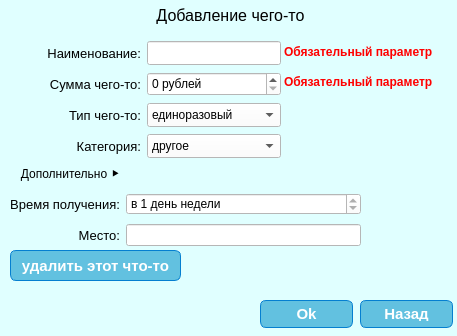
<?xml version="1.0" encoding="UTF-8"?>
<ui version="4.0">
 <class>Form</class>
 <widget class="QWidget" name="Form">
  <property name="geometry">
   <rect>
    <x>0</x>
    <y>0</y>
    <width>457</width>
    <height>336</height>
   </rect>
  </property>
  <property name="windowTitle">
   <string>Добавление</string>
  </property>
  <property name="styleSheet">
   <string notr="true">background-color: #E0FFFF;</string>
  </property>
  <widget class="QLabel" name="title">
   <property name="geometry">
    <rect>
     <x>10</x>
     <y>0</y>
     <width>441</width>
     <height>31</height>
    </rect>
   </property>
   <property name="font">
    <font>
     <pointsize>12</pointsize>
    </font>
   </property>
   <property name="text">
    <string>Добавление чего-то</string>
   </property>
   <property name="alignment">
    <set>Qt::AlignCenter</set>
   </property>
  </widget>
  <widget class="QWidget" name="gridLayoutWidget">
   <property name="geometry">
    <rect>
     <x>10</x>
     <y>40</y>
     <width>271</width>
     <height>121</height>
    </rect>
   </property>
   <layout class="QGridLayout" name="gridLayout">
    <item row="2" column="1">
     <widget class="QComboBox" name="type">
      <property name="maximumSize">
       <size>
        <width>134</width>
        <height>24</height>
       </size>
      </property>
      <property name="styleSheet">
       <string notr="true">background-color: #FFFFFF;</string>
      </property>
      <item>
       <property name="text">
        <string>единоразовый</string>
       </property>
      </item>
      <item>
       <property name="text">
        <string>ежедневный</string>
       </property>
      </item>
      <item>
       <property name="text">
        <string>еженедельный</string>
       </property>
      </item>
      <item>
       <property name="text">
        <string>ежемесячный</string>
       </property>
      </item>
      <item>
       <property name="text">
        <string>ежегодный</string>
       </property>
      </item>
     </widget>
    </item>
    <item row="0" column="1">
     <widget class="QLineEdit" name="name">
      <property name="maximumSize">
       <size>
        <width>134</width>
        <height>24</height>
       </size>
      </property>
      <property name="styleSheet">
       <string notr="true">background-color: #FFFFFF;</string>
      </property>
     </widget>
    </item>
    <item row="2" column="0">
     <widget class="QLabel" name="type_label">
      <property name="font">
       <font>
        <pointsize>10</pointsize>
       </font>
      </property>
      <property name="text">
       <string>Тип чего-то:</string>
      </property>
      <property name="alignment">
       <set>Qt::AlignRight|Qt::AlignTrailing|Qt::AlignVCenter</set>
      </property>
     </widget>
    </item>
    <item row="0" column="0">
     <widget class="QLabel" name="label_5">
      <property name="font">
       <font>
        <pointsize>10</pointsize>
       </font>
      </property>
      <property name="text">
       <string>Наименование:</string>
      </property>
      <property name="alignment">
       <set>Qt::AlignRight|Qt::AlignTrailing|Qt::AlignVCenter</set>
      </property>
     </widget>
    </item>
    <item row="1" column="1">
     <widget class="QSpinBox" name="item_sum">
      <property name="enabled">
       <bool>true</bool>
      </property>
      <property name="maximumSize">
       <size>
        <width>134</width>
        <height>24</height>
       </size>
      </property>
      <property name="styleSheet">
       <string notr="true">background-color: #FFFFFF;</string>
      </property>
      <property name="suffix">
       <string> рублей</string>
      </property>
      <property name="maximum">
       <number>999999999</number>
      </property>
     </widget>
    </item>
    <item row="1" column="0">
     <widget class="QLabel" name="sum_label">
      <property name="font">
       <font>
        <pointsize>10</pointsize>
       </font>
      </property>
      <property name="text">
       <string>Сумма чего-то:</string>
      </property>
      <property name="alignment">
       <set>Qt::AlignRight|Qt::AlignTrailing|Qt::AlignVCenter</set>
      </property>
     </widget>
    </item>
    <item row="3" column="0">
     <widget class="QLabel" name="category_label">
      <property name="font">
       <font>
        <pointsize>10</pointsize>
       </font>
      </property>
      <property name="text">
       <string>Категория:</string>
      </property>
      <property name="alignment">
       <set>Qt::AlignRight|Qt::AlignTrailing|Qt::AlignVCenter</set>
      </property>
     </widget>
    </item>
    <item row="3" column="1">
     <widget class="QComboBox" name="category">
      <property name="maximumSize">
       <size>
        <width>134</width>
        <height>24</height>
       </size>
      </property>
      <property name="styleSheet">
       <string notr="true">background-color: #FFFFFF;</string>
      </property>
      <item>
       <property name="text">
        <string>другое</string>
       </property>
      </item>
      <item>
       <property name="text">
        <string>еда</string>
       </property>
      </item>
      <item>
       <property name="text">
        <string>одежда</string>
       </property>
      </item>
      <item>
       <property name="text">
        <string>электроника</string>
       </property>
      </item>
     </widget>
    </item>
   </layout>
  </widget>
  <widget class="QPushButton" name="addition_button">
   <property name="geometry">
    <rect>
     <x>10</x>
     <y>160</y>
     <width>121</width>
     <height>28</height>
    </rect>
   </property>
   <property name="text">
    <string>Дополнительно ⯈</string>
   </property>
   <property name="checkable">
    <bool>true</bool>
   </property>
   <property name="checked">
    <bool>false</bool>
   </property>
   <property name="autoRepeat">
    <bool>false</bool>
   </property>
   <property name="autoExclusive">
    <bool>false</bool>
   </property>
   <property name="default">
    <bool>false</bool>
   </property>
   <property name="flat">
    <bool>true</bool>
   </property>
  </widget>
  <widget class="QStackedWidget" name="stack">
   <property name="geometry">
    <rect>
     <x>10</x>
     <y>190</y>
     <width>391</width>
     <height>71</height>
    </rect>
   </property>
   <property name="currentIndex">
    <number>2</number>
   </property>
   <widget class="QWidget" name="page">
    <widget class="QLabel" name="label_6">
     <property name="geometry">
      <rect>
       <x>10</x>
       <y>90</y>
       <width>55</width>
       <height>16</height>
      </rect>
     </property>
     <property name="text">
      <string>0</string>
     </property>
    </widget>
    <widget class="QWidget" name="gridLayoutWidget_2">
     <property name="geometry">
      <rect>
       <x>0</x>
       <y>0</y>
       <width>351</width>
       <height>61</height>
      </rect>
     </property>
     <layout class="QGridLayout" name="gridLayout_2">
      <item row="0" column="0">
       <widget class="QLabel" name="time_label_0">
        <property name="font">
         <font>
          <family>MS Shell Dlg 2</family>
          <pointsize>10</pointsize>
         </font>
        </property>
        <property name="text">
         <string>Время получения:</string>
        </property>
        <property name="alignment">
         <set>Qt::AlignRight|Qt::AlignTrailing|Qt::AlignVCenter</set>
        </property>
       </widget>
      </item>
      <item row="1" column="0">
       <widget class="QLabel" name="label_7">
        <property name="font">
         <font>
          <pointsize>10</pointsize>
         </font>
        </property>
        <property name="text">
         <string>Место:</string>
        </property>
        <property name="alignment">
         <set>Qt::AlignRight|Qt::AlignTrailing|Qt::AlignVCenter</set>
        </property>
       </widget>
      </item>
      <item row="1" column="1">
       <widget class="QLineEdit" name="place_0">
        <property name="styleSheet">
         <string notr="true">background-color: #FFFFFF;</string>
        </property>
       </widget>
      </item>
      <item row="0" column="1">
       <widget class="QDateTimeEdit" name="time_0">
        <property name="styleSheet">
         <string notr="true">background-color: #FFFFFF;</string>
        </property>
        <property name="displayFormat">
         <string>dd.MM.yyyy</string>
        </property>
       </widget>
      </item>
     </layout>
    </widget>
   </widget>
   <widget class="QWidget" name="page_1">
    <widget class="QLabel" name="label_11">
     <property name="geometry">
      <rect>
       <x>10</x>
       <y>90</y>
       <width>55</width>
       <height>16</height>
      </rect>
     </property>
     <property name="text">
      <string>1</string>
     </property>
    </widget>
    <widget class="QWidget" name="gridLayoutWidget_4">
     <property name="geometry">
      <rect>
       <x>0</x>
       <y>0</y>
       <width>351</width>
       <height>61</height>
      </rect>
     </property>
     <layout class="QGridLayout" name="gridLayout_4">
      <item row="0" column="0">
       <widget class="QLabel" name="time_label_1">
        <property name="font">
         <font>
          <family>MS Shell Dlg 2</family>
          <pointsize>10</pointsize>
         </font>
        </property>
        <property name="text">
         <string>Время получения:</string>
        </property>
        <property name="alignment">
         <set>Qt::AlignRight|Qt::AlignTrailing|Qt::AlignVCenter</set>
        </property>
       </widget>
      </item>
      <item row="1" column="1">
       <widget class="QLineEdit" name="place_1">
        <property name="styleSheet">
         <string notr="true">background-color: #FFFFFF;</string>
        </property>
       </widget>
      </item>
      <item row="1" column="0">
       <widget class="QLabel" name="label_14">
        <property name="font">
         <font>
          <pointsize>10</pointsize>
         </font>
        </property>
        <property name="text">
         <string>Место:</string>
        </property>
        <property name="alignment">
         <set>Qt::AlignRight|Qt::AlignTrailing|Qt::AlignVCenter</set>
        </property>
       </widget>
      </item>
      <item row="0" column="1">
       <widget class="QDateTimeEdit" name="time_1">
        <property name="styleSheet">
         <string notr="true">background-color: #FFFFFF;</string>
        </property>
        <property name="displayFormat">
         <string>каждый день с yyyy</string>
        </property>
       </widget>
      </item>
     </layout>
    </widget>
   </widget>
   <widget class="QWidget" name="page_2">
    <widget class="QLabel" name="label_19">
     <property name="geometry">
      <rect>
       <x>10</x>
       <y>90</y>
       <width>55</width>
       <height>16</height>
      </rect>
     </property>
     <property name="text">
      <string>2</string>
     </property>
    </widget>
    <widget class="QWidget" name="gridLayoutWidget_5">
     <property name="geometry">
      <rect>
       <x>0</x>
       <y>0</y>
       <width>351</width>
       <height>61</height>
      </rect>
     </property>
     <layout class="QGridLayout" name="gridLayout_5">
      <item row="1" column="0">
       <widget class="QLabel" name="label_17">
        <property name="font">
         <font>
          <pointsize>10</pointsize>
         </font>
        </property>
        <property name="text">
         <string>Место:</string>
        </property>
        <property name="alignment">
         <set>Qt::AlignRight|Qt::AlignTrailing|Qt::AlignVCenter</set>
        </property>
       </widget>
      </item>
      <item row="1" column="1">
       <widget class="QLineEdit" name="place_2">
        <property name="styleSheet">
         <string notr="true">background-color: #FFFFFF;</string>
        </property>
       </widget>
      </item>
      <item row="0" column="0">
       <widget class="QLabel" name="time_label_2">
        <property name="font">
         <font>
          <family>MS Shell Dlg 2</family>
          <pointsize>10</pointsize>
         </font>
        </property>
        <property name="text">
         <string>Время получения:</string>
        </property>
        <property name="alignment">
         <set>Qt::AlignRight|Qt::AlignTrailing|Qt::AlignVCenter</set>
        </property>
       </widget>
      </item>
      <item row="0" column="1">
       <widget class="QDateTimeEdit" name="time_2">
        <property name="styleSheet">
         <string notr="true">background-color: #FFFFFF;</string>
        </property>
        <property name="dateTime">
         <datetime>
          <hour>0</hour>
          <minute>0</minute>
          <second>0</second>
          <year>2000</year>
          <month>1</month>
          <day>1</day>
         </datetime>
        </property>
        <property name="maximumDate">
         <date>
          <year>9999</year>
          <month>7</month>
          <day>31</day>
         </date>
        </property>
        <property name="minimumDate">
         <date>
          <year>2000</year>
          <month>1</month>
          <day>1</day>
         </date>
        </property>
        <property name="currentSection">
         <enum>QDateTimeEdit::NoSection</enum>
        </property>
        <property name="displayFormat">
         <string>в d день недели</string>
        </property>
        <property name="currentSectionIndex">
         <number>-2</number>
        </property>
       </widget>
      </item>
     </layout>
    </widget>
   </widget>
   <widget class="QWidget" name="page_3">
    <widget class="QLabel" name="label_22">
     <property name="geometry">
      <rect>
       <x>10</x>
       <y>90</y>
       <width>55</width>
       <height>16</height>
      </rect>
     </property>
     <property name="text">
      <string>3</string>
     </property>
    </widget>
    <widget class="QWidget" name="gridLayoutWidget_7">
     <property name="geometry">
      <rect>
       <x>0</x>
       <y>0</y>
       <width>351</width>
       <height>61</height>
      </rect>
     </property>
     <layout class="QGridLayout" name="gridLayout_7">
      <item row="1" column="0">
       <widget class="QLabel" name="label_23">
        <property name="font">
         <font>
          <pointsize>10</pointsize>
         </font>
        </property>
        <property name="text">
         <string>Место:</string>
        </property>
        <property name="alignment">
         <set>Qt::AlignRight|Qt::AlignTrailing|Qt::AlignVCenter</set>
        </property>
       </widget>
      </item>
      <item row="1" column="1">
       <widget class="QLineEdit" name="place_3">
        <property name="styleSheet">
         <string notr="true">background-color: #FFFFFF;</string>
        </property>
       </widget>
      </item>
      <item row="0" column="0">
       <widget class="QLabel" name="time_label_3">
        <property name="font">
         <font>
          <family>MS Shell Dlg 2</family>
          <pointsize>10</pointsize>
         </font>
        </property>
        <property name="text">
         <string>Время получения:</string>
        </property>
        <property name="alignment">
         <set>Qt::AlignRight|Qt::AlignTrailing|Qt::AlignVCenter</set>
        </property>
       </widget>
      </item>
      <item row="0" column="1">
       <widget class="QDateTimeEdit" name="time_3">
        <property name="styleSheet">
         <string notr="true">background-color: #FFFFFF;</string>
        </property>
        <property name="dateTime">
         <datetime>
          <hour>0</hour>
          <minute>0</minute>
          <second>0</second>
          <year>2000</year>
          <month>1</month>
          <day>1</day>
         </datetime>
        </property>
        <property name="minimumDate">
         <date>
          <year>2000</year>
          <month>1</month>
          <day>1</day>
         </date>
        </property>
        <property name="currentSection">
         <enum>QDateTimeEdit::DaySection</enum>
        </property>
        <property name="displayFormat">
         <string>dd числа каждого месяца</string>
        </property>
        <property name="currentSectionIndex">
         <number>0</number>
        </property>
       </widget>
      </item>
     </layout>
    </widget>
   </widget>
   <widget class="QWidget" name="page_4">
    <widget class="QWidget" name="gridLayoutWidget_8">
     <property name="geometry">
      <rect>
       <x>0</x>
       <y>0</y>
       <width>351</width>
       <height>61</height>
      </rect>
     </property>
     <layout class="QGridLayout" name="gridLayout_8">
      <item row="1" column="0">
       <widget class="QLabel" name="label_25">
        <property name="font">
         <font>
          <pointsize>10</pointsize>
         </font>
        </property>
        <property name="text">
         <string>Место:</string>
        </property>
        <property name="alignment">
         <set>Qt::AlignRight|Qt::AlignTrailing|Qt::AlignVCenter</set>
        </property>
       </widget>
      </item>
      <item row="1" column="1">
       <widget class="QLineEdit" name="place_4">
        <property name="styleSheet">
         <string notr="true">background-color: #FFFFFF;</string>
        </property>
       </widget>
      </item>
      <item row="0" column="0">
       <widget class="QLabel" name="time_label_4">
        <property name="font">
         <font>
          <family>MS Shell Dlg 2</family>
          <pointsize>10</pointsize>
         </font>
        </property>
        <property name="text">
         <string>Время получения:</string>
        </property>
        <property name="alignment">
         <set>Qt::AlignRight|Qt::AlignTrailing|Qt::AlignVCenter</set>
        </property>
       </widget>
      </item>
      <item row="0" column="1">
       <widget class="QDateTimeEdit" name="time_4">
        <property name="styleSheet">
         <string notr="true">background-color: #FFFFFF;</string>
        </property>
        <property name="dateTime">
         <datetime>
          <hour>0</hour>
          <minute>0</minute>
          <second>0</second>
          <year>2000</year>
          <month>1</month>
          <day>1</day>
         </datetime>
        </property>
        <property name="minimumDate">
         <date>
          <year>2000</year>
          <month>1</month>
          <day>1</day>
         </date>
        </property>
        <property name="currentSection">
         <enum>QDateTimeEdit::DaySection</enum>
        </property>
        <property name="displayFormat">
         <string>dd.MM каждого года</string>
        </property>
        <property name="currentSectionIndex">
         <number>0</number>
        </property>
       </widget>
      </item>
     </layout>
    </widget>
   </widget>
  </widget>
  <widget class="QLabel" name="label_16">
   <property name="geometry">
    <rect>
     <x>510</x>
     <y>380</y>
     <width>101</width>
     <height>24</height>
    </rect>
   </property>
   <property name="font">
    <font>
     <pointsize>10</pointsize>
    </font>
   </property>
   <property name="text">
    <string>каждый день</string>
   </property>
  </widget>
  <widget class="QPushButton" name="ok">
   <property name="geometry">
    <rect>
     <x>260</x>
     <y>300</y>
     <width>93</width>
     <height>28</height>
    </rect>
   </property>
   <property name="styleSheet">
    <string notr="true">#ok {
	background:linear-gradient(to bottom, #62c1e0 5%, #019ad2 100%);
	background-color:#62c1e0;
	border-radius:6px;
	border:1px solid #057fd0;
	color:#ffffff;
	font-family:Arial;
	font-size:15px;
	font-weight:bold;
	padding:6px 6px;
	text-decoration:none;
}
#ok:hover {
	background:linear-gradient(to bottom, #019ad2 5%, #62c1e0 100%);
	background-color:#019ad2;
}
#ok:active {
	position:relative;
	top:1px;
}
</string>
   </property>
   <property name="text">
    <string>Ok</string>
   </property>
  </widget>
  <widget class="QPushButton" name="back">
   <property name="geometry">
    <rect>
     <x>360</x>
     <y>300</y>
     <width>93</width>
     <height>28</height>
    </rect>
   </property>
   <property name="styleSheet">
    <string notr="true">#back {
	background:linear-gradient(to bottom, #62c1e0 5%, #019ad2 100%);
	background-color:#62c1e0;
	border-radius:6px;
	border:1px solid #057fd0;
	color:#ffffff;
	font-family:Arial;
	font-size:15px;
	font-weight:bold;
	padding:6px 6px;
	text-decoration:none;
}
#back:hover {
	background:linear-gradient(to bottom, #019ad2 5%, #62c1e0 100%);
	background-color:#019ad2;
}
#backt:active {
	position:relative;
	top:1px;
}
</string>
   </property>
   <property name="text">
    <string>Назад</string>
   </property>
  </widget>
  <widget class="QPushButton" name="delete_button">
   <property name="geometry">
    <rect>
     <x>10</x>
     <y>250</y>
     <width>171</width>
     <height>31</height>
    </rect>
   </property>
   <property name="styleSheet">
    <string notr="true">#delete_button {
	background:linear-gradient(to bottom, #62c1e0 5%, #019ad2 100%);
	background-color:#62c1e0;
	border-radius:6px;
	border:1px solid #057fd0;
	color:#ffffff;
	font-family:Arial;
	font-size:15px;
	font-weight:bold;
	padding:6px 6px;
	text-decoration:none;
}
#delete_buttont:hover {
	background:linear-gradient(to bottom, #019ad2 5%, #62c1e0 100%);
	background-color:#019ad2;
}
#delete_button:active {
	position:relative;
	top:1px;
}
</string>
   </property>
   <property name="text">
    <string>удалить этот что-то</string>
   </property>
  </widget>
  <widget class="QLabel" name="name_error_label">
   <property name="enabled">
    <bool>true</bool>
   </property>
   <property name="geometry">
    <rect>
     <x>284</x>
     <y>40</y>
     <width>166</width>
     <height>24</height>
    </rect>
   </property>
   <property name="palette">
    <palette>
     <active>
      <colorrole role="WindowText">
       <brush brushstyle="SolidPattern">
        <color alpha="255">
         <red>255</red>
         <green>0</green>
         <blue>0</blue>
        </color>
       </brush>
      </colorrole>
      <colorrole role="Button">
       <brush brushstyle="SolidPattern">
        <color alpha="255">
         <red>224</red>
         <green>255</green>
         <blue>255</blue>
        </color>
       </brush>
      </colorrole>
      <colorrole role="Base">
       <brush brushstyle="SolidPattern">
        <color alpha="255">
         <red>224</red>
         <green>255</green>
         <blue>255</blue>
        </color>
       </brush>
      </colorrole>
      <colorrole role="Window">
       <brush brushstyle="SolidPattern">
        <color alpha="255">
         <red>224</red>
         <green>255</green>
         <blue>255</blue>
        </color>
       </brush>
      </colorrole>
     </active>
     <inactive>
      <colorrole role="WindowText">
       <brush brushstyle="SolidPattern">
        <color alpha="255">
         <red>255</red>
         <green>0</green>
         <blue>0</blue>
        </color>
       </brush>
      </colorrole>
      <colorrole role="Button">
       <brush brushstyle="SolidPattern">
        <color alpha="255">
         <red>224</red>
         <green>255</green>
         <blue>255</blue>
        </color>
       </brush>
      </colorrole>
      <colorrole role="Base">
       <brush brushstyle="SolidPattern">
        <color alpha="255">
         <red>224</red>
         <green>255</green>
         <blue>255</blue>
        </color>
       </brush>
      </colorrole>
      <colorrole role="Window">
       <brush brushstyle="SolidPattern">
        <color alpha="255">
         <red>224</red>
         <green>255</green>
         <blue>255</blue>
        </color>
       </brush>
      </colorrole>
     </inactive>
     <disabled>
      <colorrole role="WindowText">
       <brush brushstyle="SolidPattern">
        <color alpha="255">
         <red>120</red>
         <green>120</green>
         <blue>120</blue>
        </color>
       </brush>
      </colorrole>
      <colorrole role="Button">
       <brush brushstyle="SolidPattern">
        <color alpha="255">
         <red>224</red>
         <green>255</green>
         <blue>255</blue>
        </color>
       </brush>
      </colorrole>
      <colorrole role="Base">
       <brush brushstyle="SolidPattern">
        <color alpha="255">
         <red>224</red>
         <green>255</green>
         <blue>255</blue>
        </color>
       </brush>
      </colorrole>
      <colorrole role="Window">
       <brush brushstyle="SolidPattern">
        <color alpha="255">
         <red>224</red>
         <green>255</green>
         <blue>255</blue>
        </color>
       </brush>
      </colorrole>
     </disabled>
    </palette>
   </property>
   <property name="font">
    <font>
     <weight>75</weight>
     <bold>true</bold>
    </font>
   </property>
   <property name="styleSheet">
    <string notr="true"/>
   </property>
   <property name="text">
    <string>Обязательный параметр</string>
   </property>
  </widget>
  <widget class="QLabel" name="sum_error_label">
   <property name="enabled">
    <bool>true</bool>
   </property>
   <property name="geometry">
    <rect>
     <x>284</x>
     <y>70</y>
     <width>166</width>
     <height>24</height>
    </rect>
   </property>
   <property name="palette">
    <palette>
     <active>
      <colorrole role="WindowText">
       <brush brushstyle="SolidPattern">
        <color alpha="255">
         <red>255</red>
         <green>0</green>
         <blue>0</blue>
        </color>
       </brush>
      </colorrole>
      <colorrole role="Button">
       <brush brushstyle="SolidPattern">
        <color alpha="255">
         <red>224</red>
         <green>255</green>
         <blue>255</blue>
        </color>
       </brush>
      </colorrole>
      <colorrole role="Base">
       <brush brushstyle="SolidPattern">
        <color alpha="255">
         <red>224</red>
         <green>255</green>
         <blue>255</blue>
        </color>
       </brush>
      </colorrole>
      <colorrole role="Window">
       <brush brushstyle="SolidPattern">
        <color alpha="255">
         <red>224</red>
         <green>255</green>
         <blue>255</blue>
        </color>
       </brush>
      </colorrole>
     </active>
     <inactive>
      <colorrole role="WindowText">
       <brush brushstyle="SolidPattern">
        <color alpha="255">
         <red>255</red>
         <green>0</green>
         <blue>0</blue>
        </color>
       </brush>
      </colorrole>
      <colorrole role="Button">
       <brush brushstyle="SolidPattern">
        <color alpha="255">
         <red>224</red>
         <green>255</green>
         <blue>255</blue>
        </color>
       </brush>
      </colorrole>
      <colorrole role="Base">
       <brush brushstyle="SolidPattern">
        <color alpha="255">
         <red>224</red>
         <green>255</green>
         <blue>255</blue>
        </color>
       </brush>
      </colorrole>
      <colorrole role="Window">
       <brush brushstyle="SolidPattern">
        <color alpha="255">
         <red>224</red>
         <green>255</green>
         <blue>255</blue>
        </color>
       </brush>
      </colorrole>
     </inactive>
     <disabled>
      <colorrole role="WindowText">
       <brush brushstyle="SolidPattern">
        <color alpha="255">
         <red>120</red>
         <green>120</green>
         <blue>120</blue>
        </color>
       </brush>
      </colorrole>
      <colorrole role="Button">
       <brush brushstyle="SolidPattern">
        <color alpha="255">
         <red>224</red>
         <green>255</green>
         <blue>255</blue>
        </color>
       </brush>
      </colorrole>
      <colorrole role="Base">
       <brush brushstyle="SolidPattern">
        <color alpha="255">
         <red>224</red>
         <green>255</green>
         <blue>255</blue>
        </color>
       </brush>
      </colorrole>
      <colorrole role="Window">
       <brush brushstyle="SolidPattern">
        <color alpha="255">
         <red>224</red>
         <green>255</green>
         <blue>255</blue>
        </color>
       </brush>
      </colorrole>
     </disabled>
    </palette>
   </property>
   <property name="font">
    <font>
     <weight>75</weight>
     <bold>true</bold>
    </font>
   </property>
   <property name="styleSheet">
    <string notr="true"/>
   </property>
   <property name="text">
    <string>Обязательный параметр</string>
   </property>
  </widget>
 </widget>
 <resources/>
 <connections/>
</ui>
